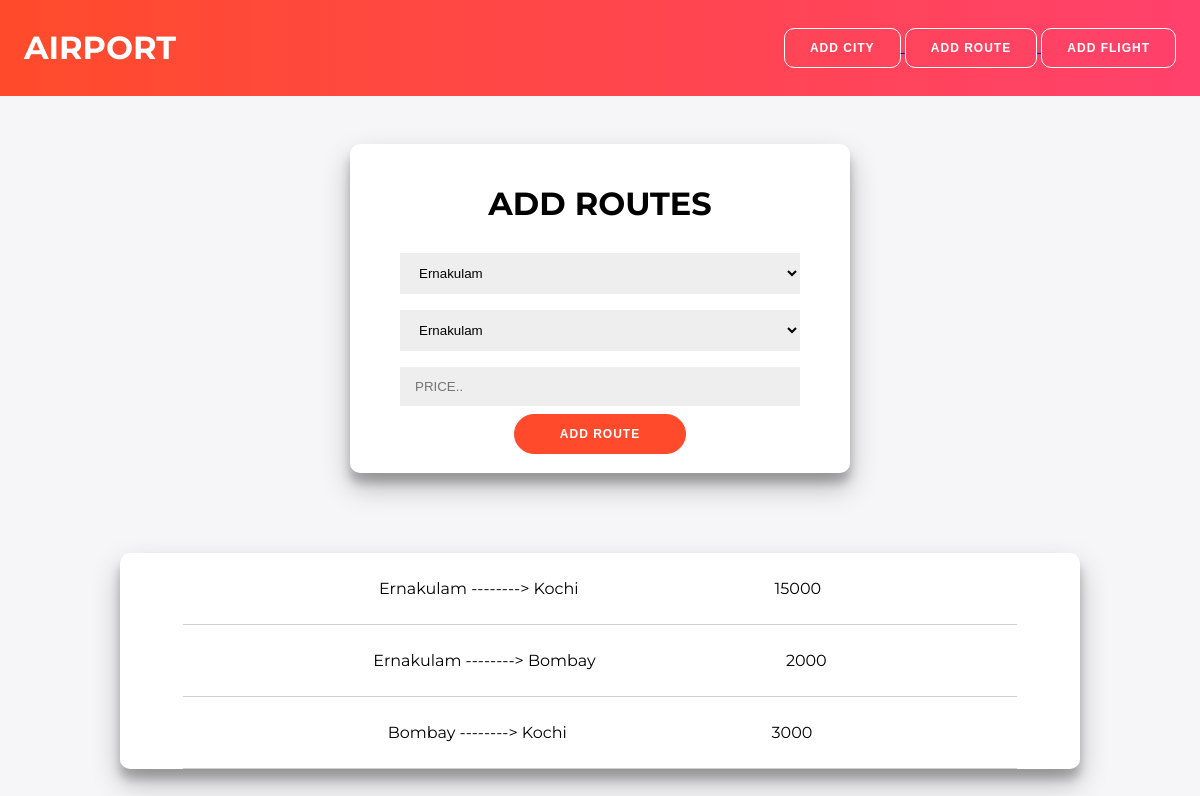
Page /addroute (signed in) on the earlier database version.
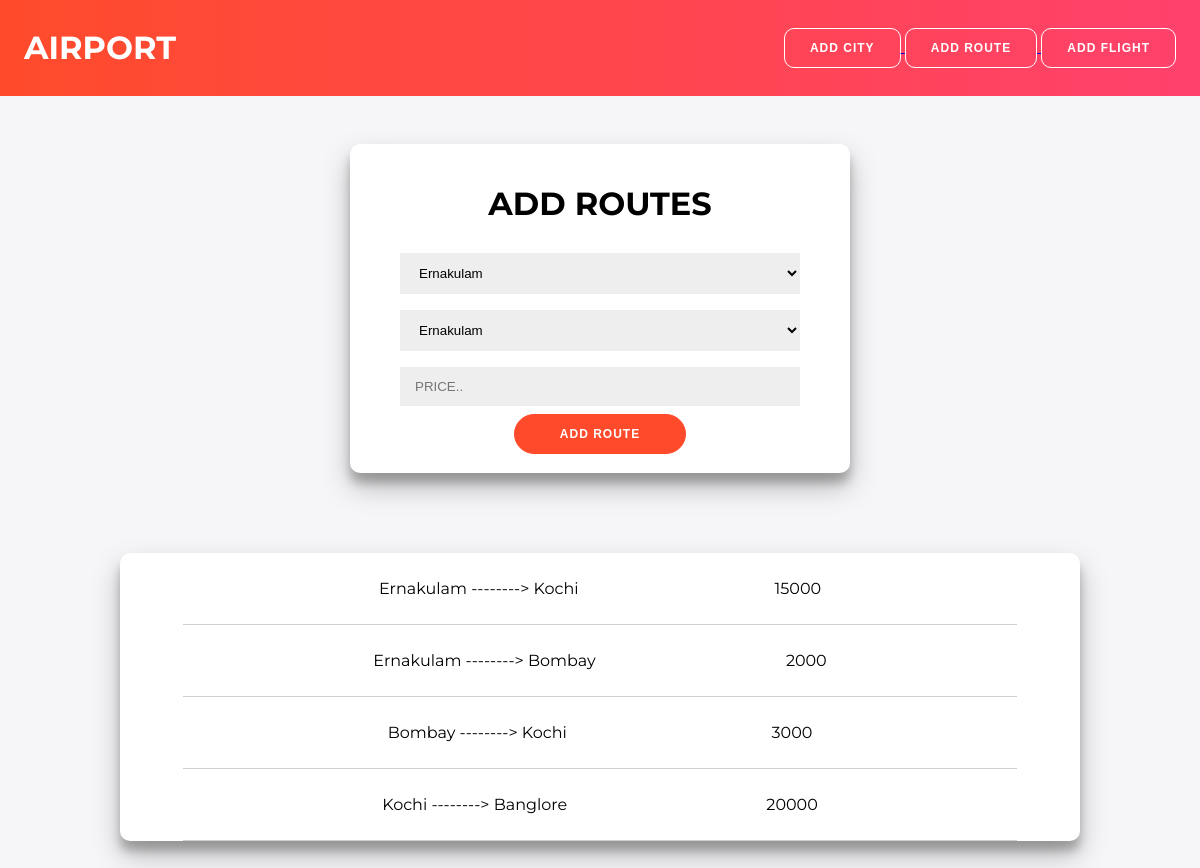
Same page on the later database version.
### app.py (models this page shows, shortened)
class routes(db.Model):
    id = db.Column('route_id' , db.Integer , primary_key = True)
    From = db.Column('from' , db.Integer)
    to = db.Column('to' , db.Integer)
    price = db.Column('price' , db.Integer)

### app.py (the view, shortened to what this page needs)
@app.route('/addroute' , methods = ['GET' , 'POST'])
def addroute():
    if(session.get('username')== None):
        return redirect('/login')
    data = routes.query.all()
    cities = city.query.all()
    for i in data:
        print(i.From)
    return render_template('addroute.html', data= data, cities=cities)

### templates/addroute.html (shortened to what this page needs)
<!DOCTYPE html>
<html lang="en">
<head>
    <link rel= "stylesheet" type= "text/css" href= "{{ url_for('static',filename='styles/addroute.css') }}">
</head>
<body>
    <nav>
        <ul class="nav-list">
            <div class="nav-top">
                <li class="nav-link">
                    <a href='#' style="color: white; text-decoration: none;"> AIRPORT </a>
                 </li>
                 <div>
                 <a href="/addcity">
                   <button class="add-but">
                         Add City
                   </button>
                 </a>
                 <a href="/addroute">
                   <button class="add-but">
                       Add Route
                   </button>
                 </a>
                 <a href="/addflight">
                     <button class="add-but">
                         Add Flight
                     </button>
                 </a>
                 </div>
            </div>
        </ul>
      </nav>
    <div class="top">
        <div class = "container">
            <br>
            <h1>ADD ROUTES</h1>
            <form action="/addroute" method = "POST">
                <select name="from">
                    {% for value in cities %}
                    <option value="{{value.name}}">{{value.name}}</option>
                    {%endfor%}
                    </select>
                <select name="to">
                    {% for value in cities %}
                        <option value="{{value.name}}">{{value.name}}</option>
                    {%endfor%}
                    </select>
                <input type = "text" placeholder="PRICE.." name = "price" required>
                <button type="submit">ADD ROUTE</button>
            </form>
            <br>
        </div>
        <div class="container c2">
            {% for value in data %}
                <div class="list-item">
                    <p>{{value.From}}  --------> {{value.to}}</p>
                    <p>{{value.price}}</p>
                </div>
            {% endfor %}
        </div>
    </div>
</body>
</html>

### static/styles/addroute.css (style rules this page uses)
* { box-sizing: border-box; }
body { background: #f6f5f7; font-family: 'Montserrat', sans-serif; height: 100vh; margin: 0; border: 0; padding: 0; }
button { border-radius: 20px; border: 1px solid #FF4B2B; background-color: #FF4B2B; color: #FFFFFF; font-size: 12px; font-weight: bold; padding: 12px 45px; letter-spacing: 1px; text-transform: uppercase; transition: transform 80ms ease-in; }
form { background-color: #FFFFFF; display: flex; align-items: center; justify-content: center; flex-direction: column; padding: 0 50px; height: 100%; text-align: center; }
input,select { background-color: #eee; border: none; padding: 12px 15px; margin: 8px 0; width: 100%; }
.container { background-color: #fff; border-radius: 10px; box-shadow: 0 14px 28px rgba(0,0,0,0.25), 0 10px 10px rgba(0,0,0,0.22); width: 500px; max-width: 100%; min-height: 200px; text-align: center; }
.nav-top { display: flex; justify-content: space-between; width: 100%; }
.nav-list { list-style: none; display: flex; background: #FF416C; background: -webkit-linear-gradient(to right, #FF4B2B, #FF416C); background: linear-gradient(to right, #FF4B2B, #FF416C); margin: 0; padding: 1.5em; justify-content: space-between; align-items: center; height: 6em; padding-bottom: 0; padding-top: 0; }
.nav-link { margin-right: 5em; color: white; font-weight: bold; font-size: 32px; }
.add-but { border-radius: 10px; border: 1px solid #FF4B2B; color: #FFFFFF; font-size: 12px; font-weight: bold; padding: 12px 25px; letter-spacing: 1px; text-transform: uppercase; transition: transform 80ms ease-in; background-color: transparent; border-color: #FFFFFF; transition: .5s; }
.top { display: flex; justify-content: center; margin-top: 3em; align-items: center; flex-direction: column; }
.c2 { width: 80% !important; margin-bottom: 5em !important; margin-top: 5em !important; padding: 0 3em !important; }
.list-item { display: flex; flex-direction: row; justify-content: space-evenly; padding: 10px 0; border-bottom: 1px solid #cfcfcf; margin: 0 15px 0 15px; }

Differences in the rows shown:
added routes: From "Kochi", to "Banglore", price "20000"
